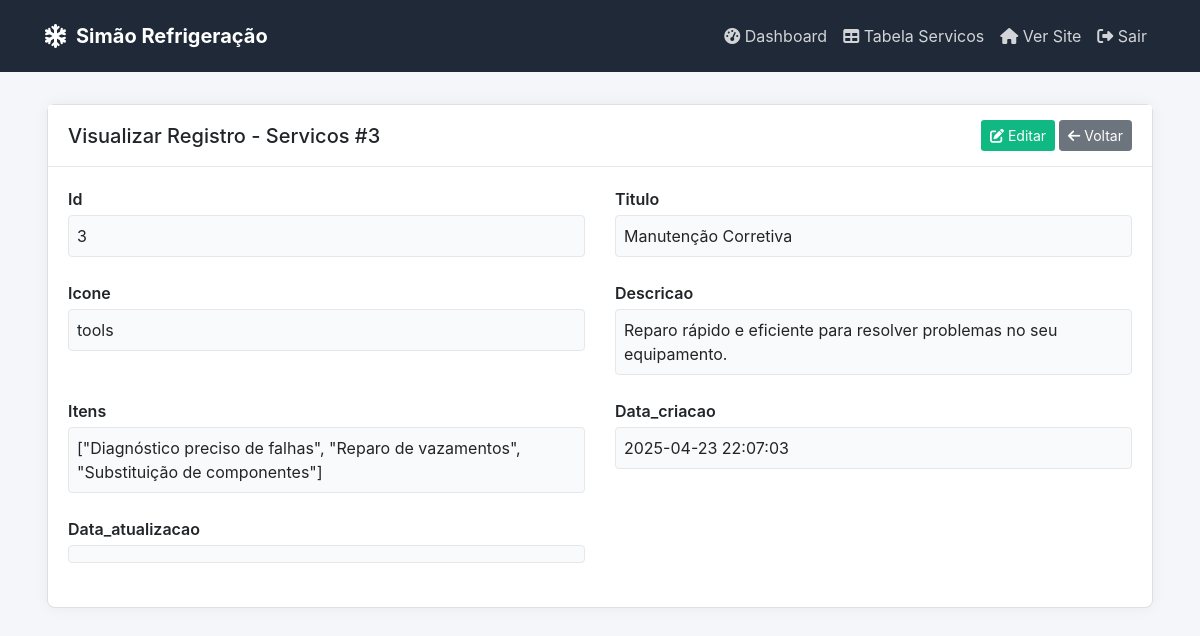
Screenshot of /admin-record.php?table=servicos&id=3 (signed in) with the database file from the repository.
### tables this page shows
CREATE TABLE `servicos` (
  `id` int(11) NOT NULL,
  `titulo` varchar(100) NOT NULL,
  `icone` varchar(50) DEFAULT NULL,
  `descricao` text NOT NULL,
  `itens` longtext NOT NULL CHECK (json_valid(`itens`)),
  `data_criacao` datetime NOT NULL,
  `data_atualizacao` datetime DEFAULT NULL
);

### admin-record.php (the view, shortened to what this page needs)
<?php
$table = $_GET['table'];
$id = (int)$_GET['id'];
$edit_mode = isset($_GET['edit']) && $_GET['edit'] == 1;
$db = db_connect();
$columns = [];
$column_types = [];
try {
    $query = "SHOW COLUMNS FROM $table";
    $stmt = $db->prepare($query);
    $stmt->execute();
    $columns_data = $stmt->fetchAll(PDO::FETCH_ASSOC);
    foreach ($columns_data as $column) {
        $columns[] = $column['Field'];
        $column_types[$column['Field']] = $column['Type'];
    }
} catch (PDOException $e) {
}
$record = [];
try {
    $query = "SELECT * FROM $table WHERE id = :id LIMIT 1";
    $stmt = $db->prepare($query);
    $stmt->bindParam(':id', $id, PDO::PARAM_INT);
    $stmt->execute();
    $record = $stmt->fetch(PDO::FETCH_ASSOC);
} catch (PDOException $e) {
    header('Location: admin-table.php?table=' . $table);
    exit;
}
?>
<!DOCTYPE html>
<html lang="pt-BR">
<head>
    <link rel="stylesheet" href="https://cdnjs.cloudflare.com/ajax/libs/font-awesome/6.4.0/css/all.min.css">
    <link rel="stylesheet" href="https://cdn.jsdelivr.net/npm/bootstrap@4.6.0/dist/css/bootstrap.min.css">
</head>
<body>
    <nav class="navbar navbar-expand-lg">
        <div class="container">
            <a class="navbar-brand" href="admin-dashboard.php">
                <i class="fas fa-snowflake"></i>
                Simão Refrigeração
            </a>
            <div class="collapse navbar-collapse" id="navbarNav">
                <ul class="navbar-nav ml-auto">
                    <li class="nav-item">
                        <a class="nav-link" href="admin-dashboard.php">
                            <i class="fas fa-tachometer-alt"></i> Dashboard
                        </a>
                    </li>
                    <li class="nav-item">
                        <a class="nav-link" href="admin-table.php?table=<?= $table ?>">
                            <i class="fas fa-table"></i> Tabela <?= ucfirst($table) ?>
                        </a>
                    </li>
                    <li class="nav-item">
                        <a class="nav-link" href="index.php" target="_blank">
                            <i class="fas fa-home"></i> Ver Site
                        </a>
                    </li>
                    <li class="nav-item">
                        <a class="nav-link" href="admin-dashboard.php?logout=1">
                            <i class="fas fa-sign-out-alt"></i> Sair
                        </a>
                    </li>
                </ul>
            </div>
        </div>
    </nav>
    <div class="main-content">
        <div class="container">
            <div class="card">
                <div class="card-header">
                    <h5 class="mb-0">
                        <?= $edit_mode ? 'Editar' : 'Visualizar' ?> Registro - <?= ucfirst($table) ?> #<?= $id ?>
                    </h5>
                    <div>
                        <?php if (!$edit_mode): ?>
                        <a href="admin-record.php?table=<?= $table ?>&id=<?= $id ?>&edit=1" class="btn btn-sm btn-edit">
                            <i class="fas fa-edit"></i> Editar
                        </a>
                        <?php endif; ?>
                        <a href="admin-table.php?table=<?= $table ?>" class="btn btn-sm btn-secondary">
                            <i class="fas fa-arrow-left"></i> Voltar
                        </a>
                    </div>
                </div>
                <div class="card-body">
                    <?php if ($edit_mode): ?>
                    <form method="POST" action="">
                        <?php foreach ($columns as $column): ?>
                        <div class="form-group">
                            <label for="<?= $column ?>"><?= ucfirst($column) ?></label>
                            <?php if ($column === 'id'): ?>
                            <input type="text" class="form-control" id="<?= $column ?>" name="<?= $column ?>" value="<?= htmlspecialchars($record[$column] ?? '') ?>" readonly>
                            <?php elseif (strpos($column_types[$column], 'text') !== false): ?>
                            <textarea class="form-control" id="<?= $column ?>" name="<?= $column ?>" rows="5"><?= htmlspecialchars($record[$column] ?? '') ?></textarea>
                            <?php elseif ($column === 'senha'): ?>
                            <input type="password" class="form-control" id="<?= $column ?>" name="<?= $column ?>" placeholder="Deixe em branco para manter a senha atual">
                            <?php elseif (strpos($column_types[$column], 'enum') !== false): ?>
                            <?php
                            preg_match('/enum$$(.*)$$/', $column_types[$column], $matches);
                            $enum_values = [];
                            if (isset($matches[1])) {
                                $enum_values = str_getcsv($matches[1], ',', "'");
                            }
                            ?>
                            <select class="form-control" id="<?= $column ?>" name="<?= $column ?>">
                                <?php foreach ($enum_values as $value): ?>
                                <option value="<?= $value ?>" <?= ($record[$column] ?? '') === $value ? 'selected' : '' ?>><?= ucfirst($value) ?></option>
                                <?php endforeach; ?>
                            </select>
                            <?php elseif (strpos($column_types[$column], 'datetime') !== false || strpos($column_types[$column], 'date') !== false): ?>
                            <input type="datetime-local" class="form-control" id="<?= $column ?>" name="<?= $column ?>" value="<?= str_replace(' ', 'T', $record[$column] ?? '') ?>">
                            <?php else: ?>
                            <input type="text" class="form-control" id="<?= $column ?>" name="<?= $column ?>" value="<?= htmlspecialchars($record[$column] ?? '') ?>">
                            <?php endif; ?>
                        </div>
                        <?php endforeach; ?>
                        <div class="form-group mt-4">
                            <button type="submit" class="btn btn-save">
                                <i class="fas fa-save"></i> Salvar
                            </button>
                            <a href="admin-record.php?table=<?= $table ?>&id=<?= $id ?>" class="btn btn-cancel ml-2">
                                <i class="fas fa-times"></i> Cancelar
                            </a>
                        </div>
                    </form>
                    <?php else: ?>
                    <div class="row">
                        <?php foreach ($columns as $column): ?>
                        <div class="col-md-6 record-detail">
                            <label><?= ucfirst($column) ?></label>
                            <?php if (strpos($column_types[$column], 'text') !== false): ?>
                            <p class="text-long"><?= nl2br(htmlspecialchars($record[$column] ?? '')) ?></p>
                            <?php elseif ($column === 'senha'): ?>
                            <p>[Senha protegida]</p>
                            <?php else: ?>
                            <p><?= htmlspecialchars($record[$column] ?? '') ?></p>
                            <?php endif; ?>
                        </div>
                        <?php endforeach; ?>
                    </div>
                    <?php endif; ?>
                </div>
            </div>
        </div>
    </div>
</body>
</html>

### admin-record.php (style rules this page uses)
body { font-family: 'Inter', sans-serif; background-color: #f4f6f9; }
.navbar { background-color: #1f2937; padding: 1rem; }
.navbar-brand { color: white; font-weight: 700; display: flex; align-items: center; }
.navbar-brand i { margin-right: 10px; font-size: 1.5rem; }
.navbar-nav .nav-link { color: rgba(255, 255, 255, 0.8); }
.main-content { padding: 2rem; }
.card { border-radius: 8px; box-shadow: 0 0 15px rgba(0, 0, 0, 0.05); margin-bottom: 20px; }
.card-header { background-color: #fff; border-bottom: 1px solid #e5e7eb; padding: 15px 20px; font-weight: 600; display: flex; justify-content: space-between; align-items: center; }
.card-body { padding: 20px; }
.btn-edit { background-color: #10b981; color: white; }
.record-detail { margin-bottom: 1rem; }
.record-detail label { font-weight: 600; margin-bottom: 0.25rem; }
.record-detail p { margin-bottom: 0.5rem; padding: 0.5rem; background-color: #f9fafb; border-radius: 4px; border: 1px solid #e5e7eb; }
.record-detail p.text-long { white-space: pre-wrap; max-height: 200px; overflow-y: auto; }

### rows the page displays
servicos: id "3", titulo "Manutenção Corretiva", icone "tools", descricao "Reparo rápido e eficiente para resolver problemas no seu equipamento.", itens "[\"Diagnóstico preciso de falhas\", \"Reparo de vazamentos\", \"Substituição de componentes\"]", data_criacao "2025-04-23 22:07:03"

### other values shown
$table "Servicos"
$id "3"
$column "Id"
$column "Titulo"
$column "Icone"
$column "Descricao"
$column "Itens"
$column "Data_criacao"
$column "Data_atualizacao"
